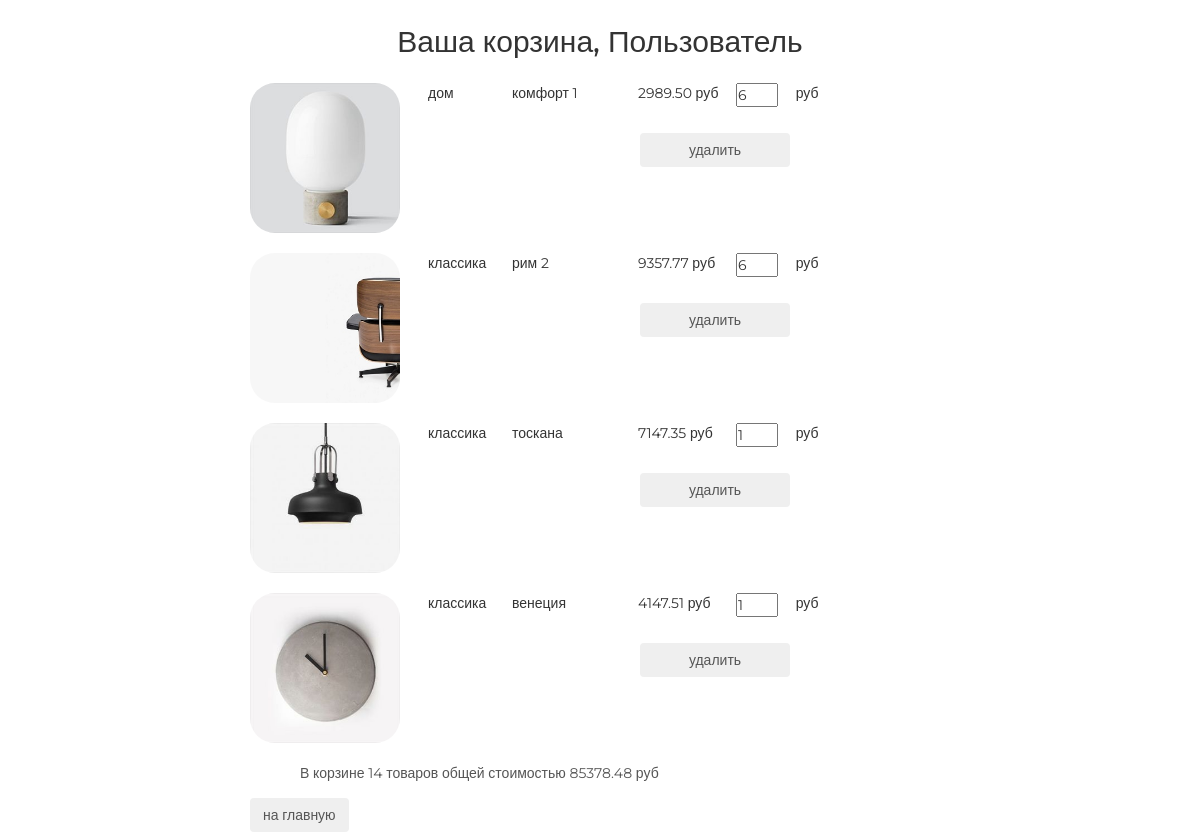
Page /basket/ (signed in) on the committed database.
### basketapp/models.py (models this page shows)
class Basket(models.Model):
    user = models.ForeignKey(settings.AUTH_USER_MODEL, on_delete=models.CASCADE)
    product = models.ForeignKey(Product, on_delete=models.CASCADE)
    quantity = models.PositiveIntegerField(verbose_name='количество', default=0)
    add_datetime = models.DateTimeField(verbose_name='время добавления', auto_now_add=True)
    def _get_product_cost(self):
        return self.product.price * self.quantity
    product_cost = property(_get_product_cost)
    def _get_total_quantity(self):
        _items = Basket.objects.filter(user=self.user)
        _totalquantity = sum(list(map(lambda x: x.quantity, _items)))
        return _totalquantity
    total_quantity = property(_get_total_quantity)
    def _get_total_cost(self):
        _items = Basket.objects.filter(user=self.user)
        _totalcost = sum(list(map(lambda x: x.product_cost, _items)))
        return _totalcost
    total_cost = property(_get_total_cost)

### mainapp/models.py (models this page shows, shortened)
class Product(models.Model):
    category = models.ForeignKey(ProductCategory, on_delete=models.CASCADE)
    name = models.CharField(verbose_name='имя продукта', max_length=128)
    image = models.ImageField(upload_to='products_images', blank=True)
    short_desc = models.CharField(verbose_name='краткое описание продукта', max_length=60, blank=True)
    description = models.TextField(verbose_name='описание продукта', blank=True)
    price = models.DecimalField(verbose_name='цена продукта', max_digits=8, decimal_places=2, default=0)
    quantity = models.PositiveIntegerField(verbose_name='количество на складе', default=0)
    is_active = models.BooleanField(verbose_name='категория активна', default=True)

class ProductCategory(models.Model):
    name = models.CharField(verbose_name='название категории', max_length=64, unique=True)
    description = models.TextField(verbose_name='описание категории', blank=True)
    is_active = models.BooleanField(verbose_name='категория активна', default=True)

### authapp/models.py (models this page shows)
class ShopUser(AbstractUser):
    avatar = models.ImageField(upload_to='users_avatars', blank=True)
    age = models.PositiveIntegerField(verbose_name = 'возраст')

### basketapp/views.py (the view)
# urls.py: re_path(r'^basket/', include('basketapp.urls', namespace='basket')),
@login_required
def basket(request):
    title = 'корзина'
    basket_items = Basket.objects.filter(user=request.user).order_by('product__category')
    content = {
        'title': title,
        'basket_items': basket_items,
    }
    return render(request, 'basketapp/basket.html', content)

### adminapp/templatetags/my_tags.py (called while the page is built)
def media_folder_products(string):
    if not string:
        string = 'products_images/default.jpg'
    new_string = "{}{}".format(URL_PREFIX, string)
    return new_string

### basketapp/templates/basketapp/basket.html
{% extends 'basketapp/base.html' %}
{% load static %}
{% block content %}
    <div class="basket_list">
        {% include 'basketapp/includes/inc_basket_list.html' %}
    </div>
    <button class="btn btn-round">
        <a href="{% url 'main' %}">
            на главную
        </a>
    </button>
{% endblock %}

### basketapp/templates/basketapp/includes/inc_basket_list.html
{% load my_tags %}
{% for item in basket_items %}
    <div class="basket_record">
        <img src="{{ item.product.image|media_folder_products }}" alt="{{ item.product.short_desc }}">
        <span class="category_name">{{ item.product.category.name }}</span>
        <span class="product_name">{{ item.product.name }}</span>
        <span class="product_price">{{ item.product.price }}&nbspруб</span>
        <input type="number" name="{{ item.pk }}" min="0" value="{{ item.quantity }}">
        <span class="product_cost">{{ item.cost }}&nbspруб</span>
        <button class="btn btn-round">
            <a href="{% url 'basket:remove' item.pk %}" class="">
                удалить
            </a>
        </button>
    </div>
{% endfor %}
{% if basket_items %}
    <div class="basket_summary">
        В корзине {{ basket_items.0.total_quantity }} товаров общей стоимостью
        {{ basket_items.0.total_cost }} руб
    </div>
{% endif %}

### static/css/style.css (style rules this page uses)
* { margin: 0; padding: 0; }
body { font-family: 'Montserrat', sans-serif; }
html, body { height: 100%; }
.basket_list input[type="number"] { width: 3em; position: relative; display: block; float: left; }
.basket_list span.category_name { margin-left: 2em; width: 5em; position: relative; display: block; float: left; }
.basket_list span.product_name { margin-left: 1em; width: 8em; position: relative; display: block; float: left; }
.basket_list span.product_price { margin-left: 1em; width: 7em; position: relative; display: block; float: left; }
.basket_list span.product_cost { margin-left: 1em; width: 7em; position: relative; display: block; float: left; }
.basket_list .basket_record { position: relative; display: block; height: 170px; float: none; }
.basket_list .basket_record button { margin-top: 50px; margin-left: 390px; width: 150px; position: absolute; display: block; float: left; }
.basket_list button { margin-left: 45px; width: 150px; display: block; float: left; }
.basket_container button a { text-decoration: none; color: #555; }
.basket_container img { display: block; float: left; width: 150px; border-radius: 25px; }
.basket_container .basket_summary { display: block; margin-left: 50px; margin-bottom: 15px; color: #555; }

### rows in the picture
Basket: product.image|media_folder_products (picture), product.category.name "дом", product.name "комфорт 1", product.price "2989.50", pk "6", user+quantity "14", user+product+quantity "85378.48"
Basket: product.image|media_folder_products (picture), product.category.name "классика", product.name "рим 2", product.price "9357.77", quantity "6"
Basket: product.image|media_folder_products (picture), product.category.name "классика", product.name "тоскана", product.price "7147.35", quantity "1"
Basket: product.image|media_folder_products (picture), product.category.name "классика", product.name "венеция", product.price "4147.51", quantity "1"
